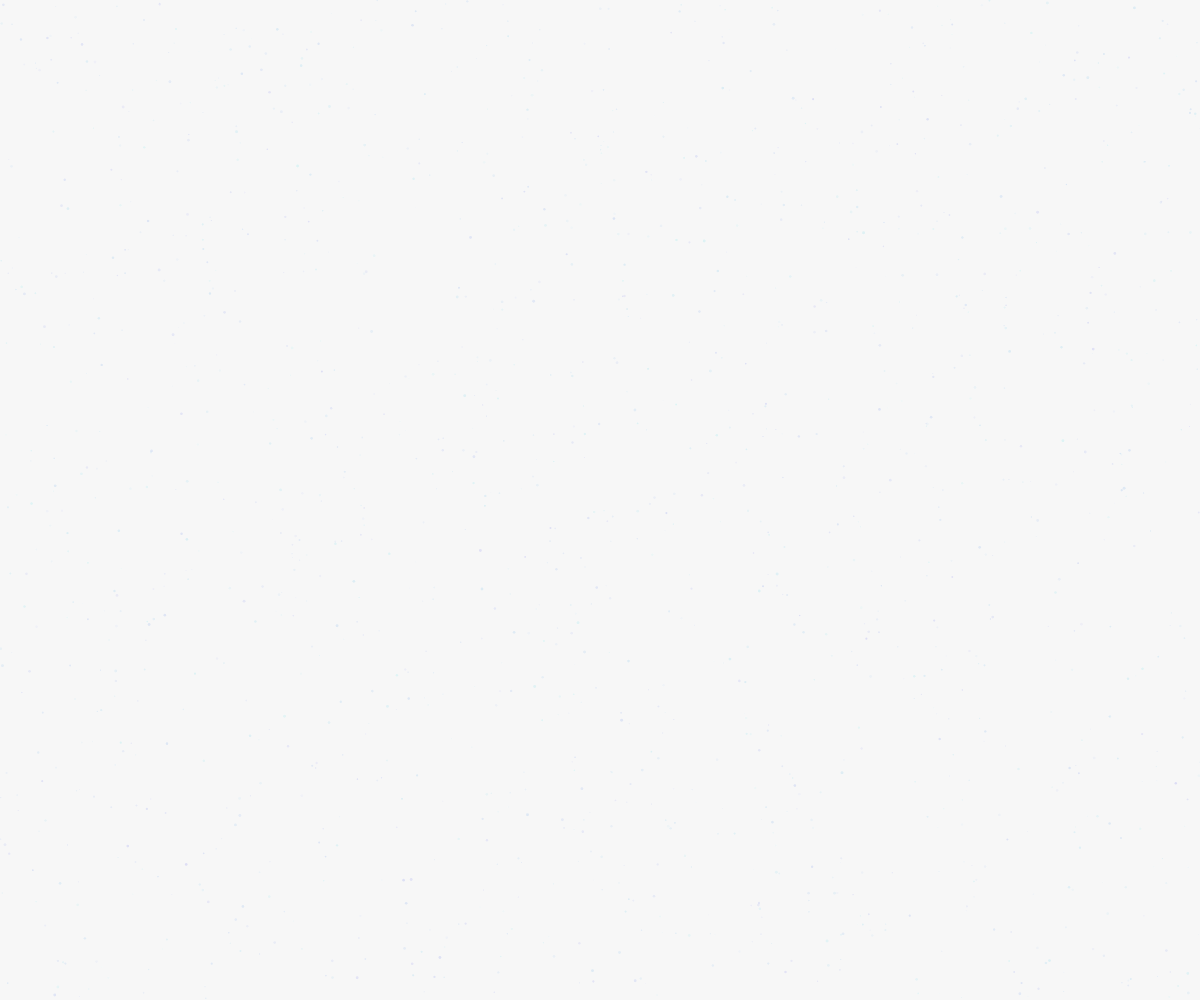
Frame 1 (no input)
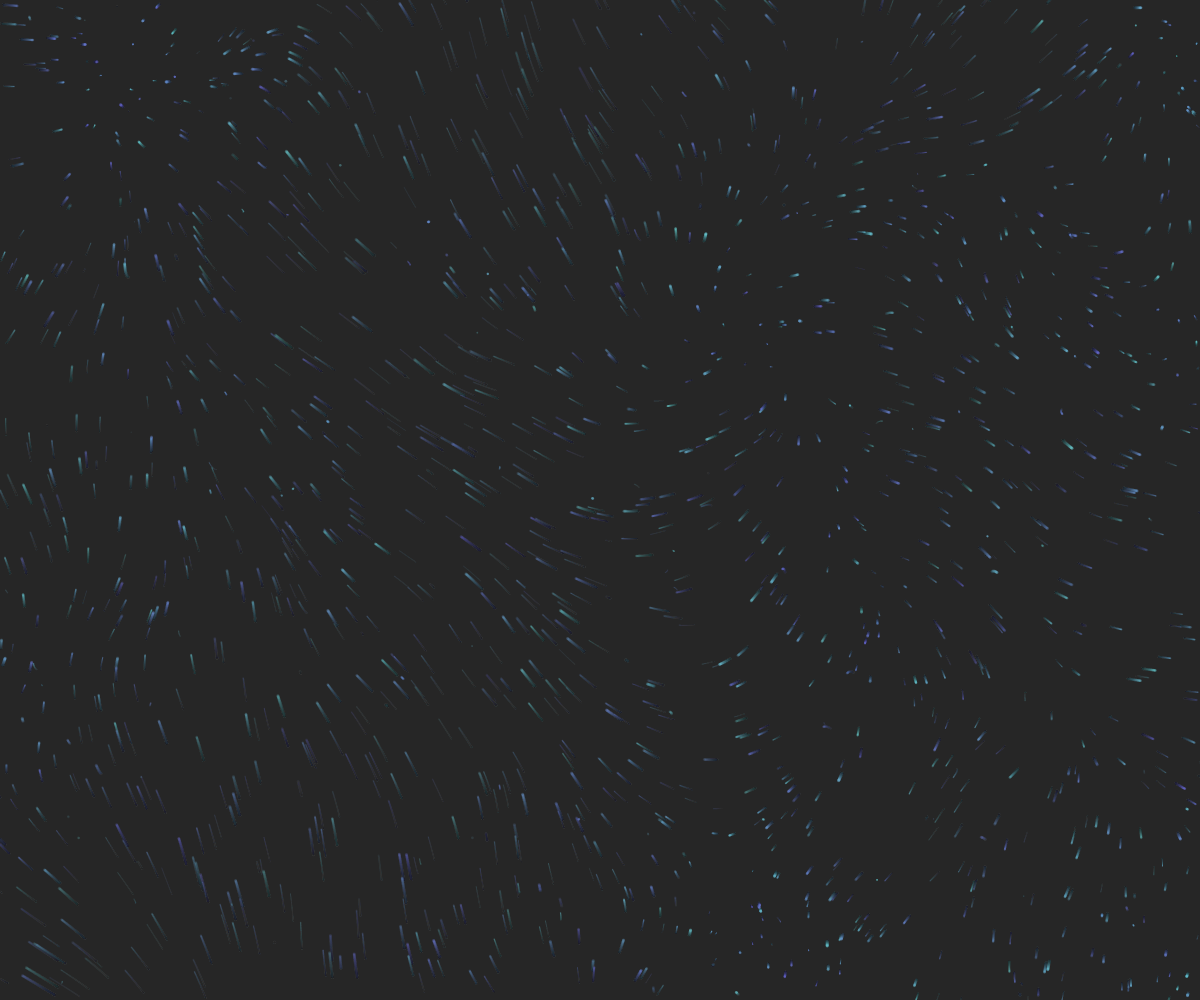
Frame 60 (no input)
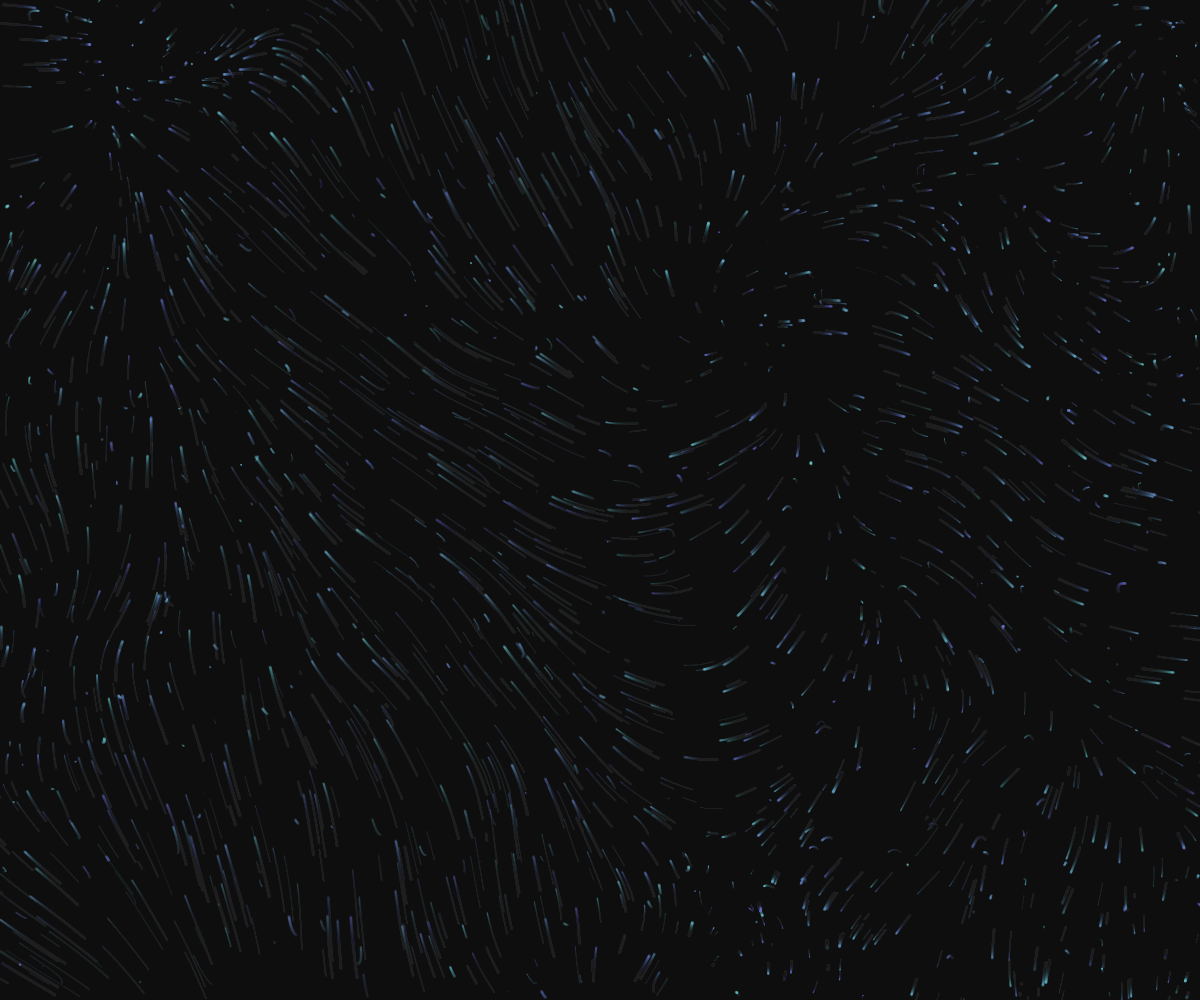
Frame 120 (the mouse pressed at the canvas centre since frame 60)

The p5.js sketch that drew these frames (run headless with seeded random() and noise() and a simulated clock; from frame 60 on, the mouse is pressed at the canvas centre):

// p5.js sketch
// ── sketch.js
let particles = [];
let noiseScale = 0.002;
let noiseStrength = 0.1;

function setup() {
  createCanvas(windowWidth, windowHeight);
  colorMode(HSB, 360, 100, 100, 1);
  
  // Preallocate particles
  for (let i = 0; i < 1500; i++) {
    particles.push({
      pos: createVector(random(width), random(height)),
      vel: createVector(0, 0),
      size: random(1, 3),
      hue: random(180, 240),
      alpha: random(0.05, 0.2),
      age: random(100),
      life: random(100, 300)
    });
  }
}

function draw() {
  // Semi-transparent background for trail effect
  background(0, 0, 0, 0.03);
  
  // Update and display particles
  for (let i = 0; i < particles.length; i++) {
    let p = particles[i];
    
    // Noise-based movement
    let nx = noise(p.pos.x * noiseScale, p.pos.y * noiseScale) - 0.5;
    let ny = noise(p.pos.x * noiseScale + 1000, p.pos.y * noiseScale + 1000) - 0.5;
    
    p.vel.x += nx * noiseStrength;
    p.vel.y += ny * noiseStrength;
    
    // Apply velocity
    p.pos.add(p.vel);
    
    // Add some damping
    p.vel.mult(0.95);
    
    // Boundary check and reset
    if (p.pos.x < 0 || p.pos.x > width ||
        p.pos.y < 0 || p.pos.y > height) {
      p.pos.set(random(width), random(height));
      p.vel.set(0, 0);
    }
    
    // Age the particle
    p.age++;
    if (p.age > p.life) {
      p.age = 0;
      p.pos.set(random(width), random(height));
      p.life = random(100, 300);
    }
    
    // Draw particle
    noStroke();
    fill(p.hue, 50, 90, p.alpha);
    ellipse(p.pos.x, p.pos.y, p.size);
  }
}

function windowResized() {
  resizeCanvas(windowWidth, windowHeight);
}
